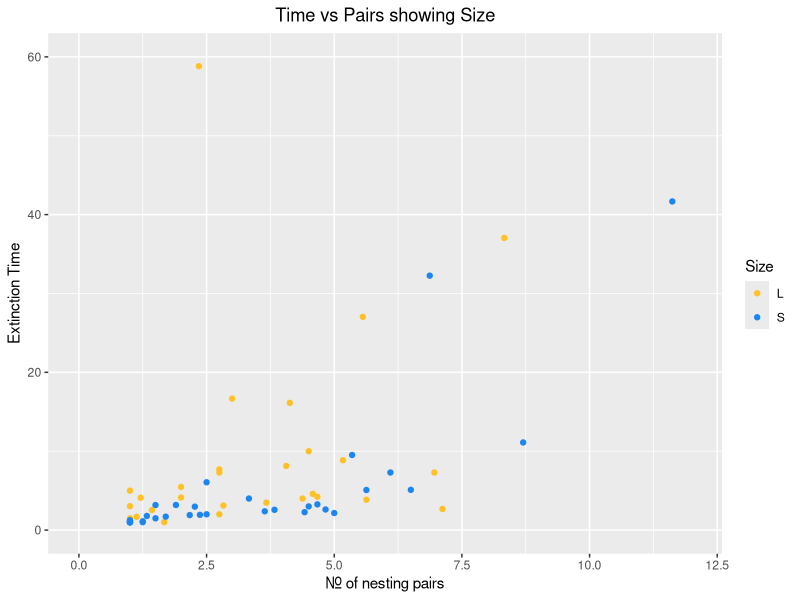
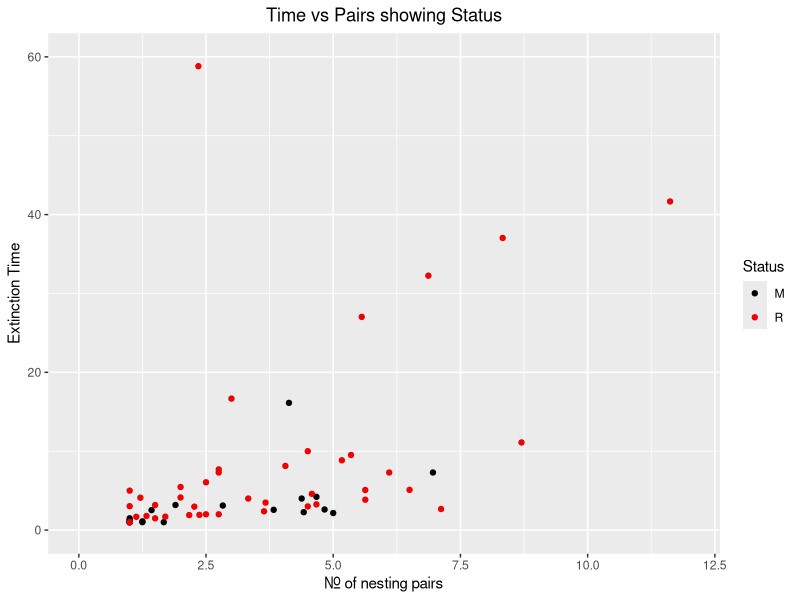
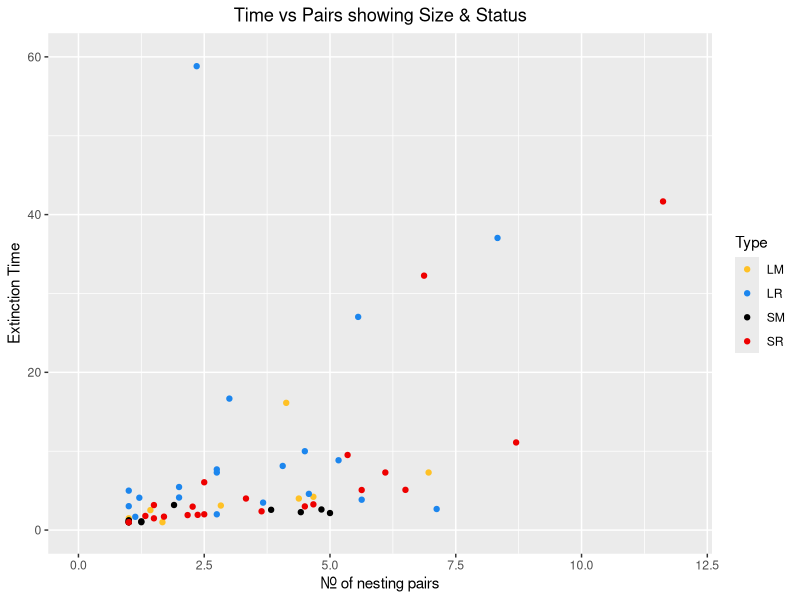
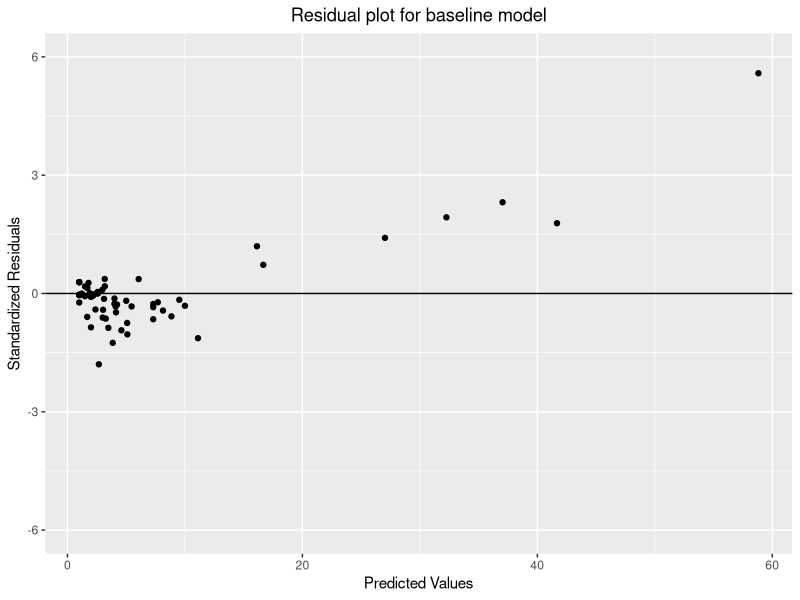
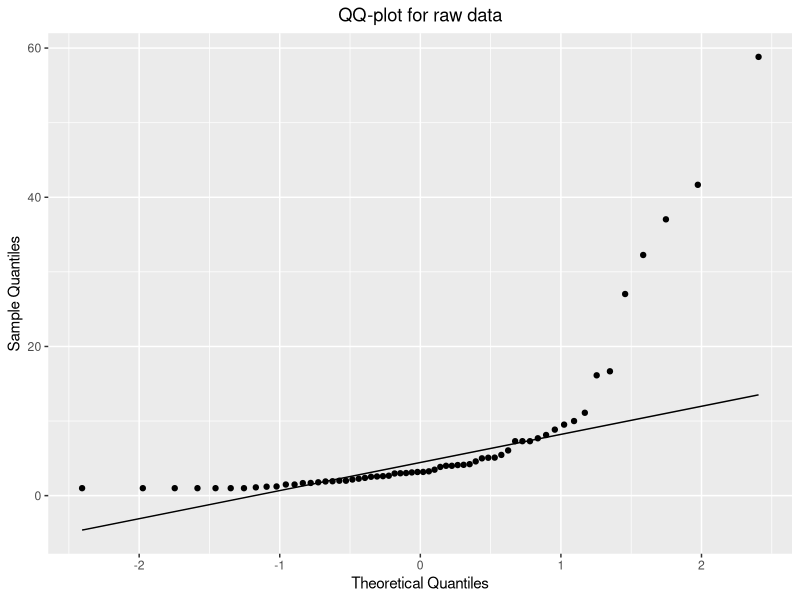
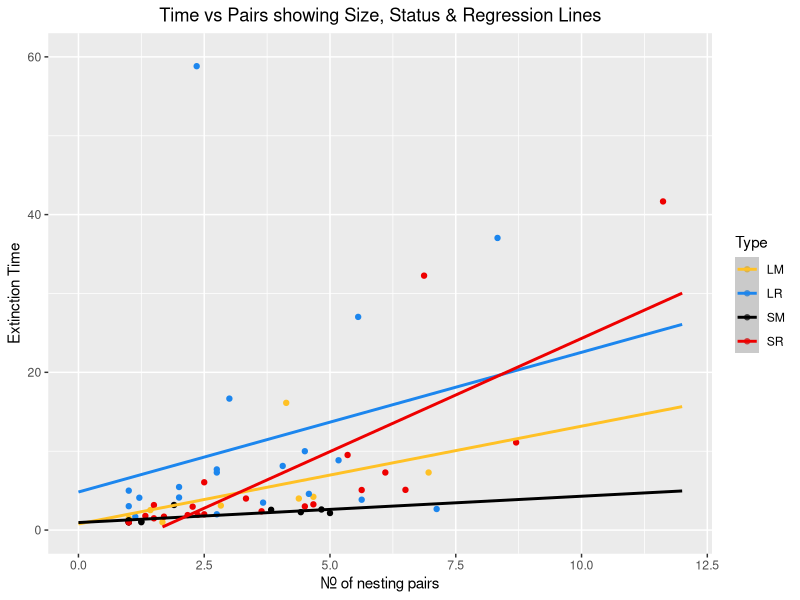
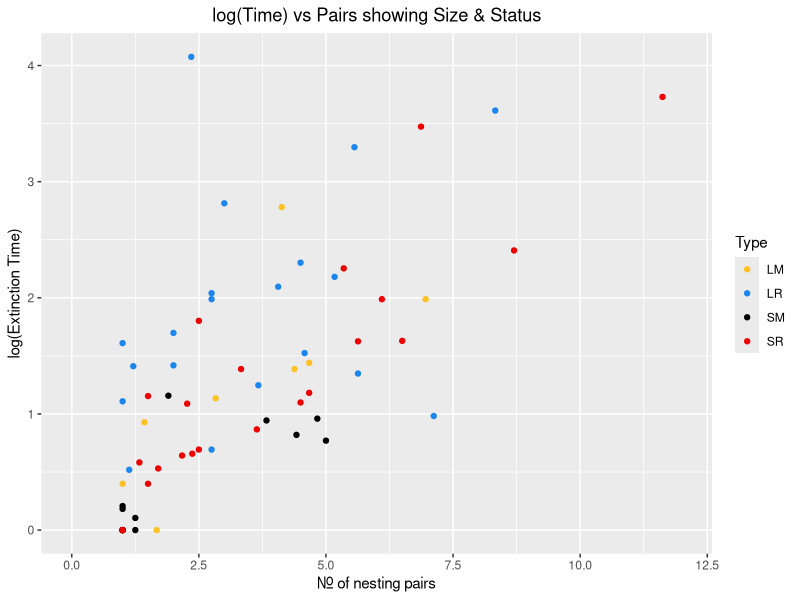
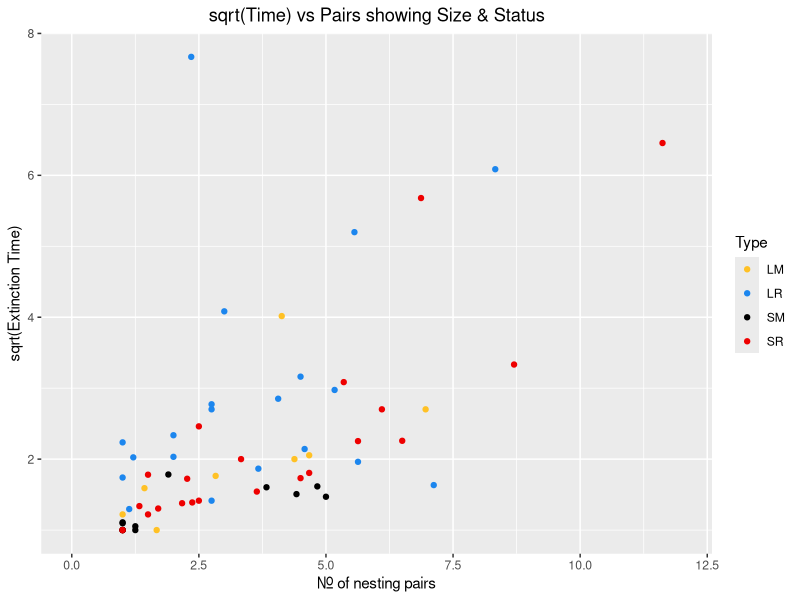

Source code (R) for these figures, in order:
## ---- chunk 1
knitr::opts_chunk$set(warning = FALSE, message = FALSE) 
## ---- chunk 2
library(tidyverse)
## ---- chunk 3
data <- read.csv("Factors Affecting Extinction.csv")
head(data)
## ---- chunk 4

ggplot(data, aes(Pairs, Time,col=Size)) + geom_point() + ggtitle("Time vs Pairs showing Size")+ ylab("Extinction Time")  + xlab("Nr. of nesting pairs") + theme(plot.title = element_text(hjust = 0.5))+ xlim(c(0,12)) + ylim(c(0,60)) + scale_color_manual(values = c("goldenrod1","dodgerblue2"))

ggplot(data, aes(Pairs, Time,col=Status)) + geom_point() + ggtitle("Time vs Pairs showing Status")+ ylab("Extinction Time")  + xlab("Nr. of nesting pairs") + theme(plot.title = element_text(hjust = 0.5))+ xlim(c(0,12)) + ylim(c(0,60)) + scale_color_manual(values= c("black", "red2"))

data.for.plot <- data
data.for.plot$Type <- paste(data.for.plot$Size, data.for.plot$Status, sep="")

ggplot(data.for.plot, aes(Pairs, Time,col = Type)) + geom_point() + ggtitle("Time vs Pairs showing Size & Status")+ ylab("Extinction Time")  + xlab("Nr. of nesting pairs") + theme(plot.title = element_text(hjust = 0.5))+ xlim(c(0,12)) + ylim(c(0,60)) + scale_color_manual(values = c("goldenrod1","dodgerblue2", "black", "red2"))

## ---- chunk 5

lm.base <- lm(formula = Time ~ Pairs + Size + Status + Pairs*Size + Pairs*Status + Size*Status + Pairs*Size*Status, data)
summary(lm.base)

## ---- chunk 6
residual.ylim <- ylim(c(-6,6))
standard_res <- rstandard(lm.base)
final_data <- cbind(data, standard_res)
ggplot(final_data) + geom_point(aes(Time, standard_res)) + geom_abline(slope = 0) + residual.ylim + ggtitle("Residual plot for baseline model") + ylab("Standardized Residuals") + xlab("Predicted Values") + theme(plot.title = element_text(hjust = 0.5))

## ---- chunk 7

ggplot(data, aes(sample = Time)) + stat_qq() + stat_qq_line() + ylab("Sample Quantiles") + xlab("Theoretical Quantiles") + ggtitle("QQ-plot for raw data") + theme(plot.title = element_text(hjust = 0.5))

## ---- chunk 8
ggplot(data.for.plot, aes(Pairs, Time,col = Type)) + geom_point() + ggtitle("Time vs Pairs showing Size, Status & Regression Lines")+ ylab("Extinction Time")  + xlab("Nr. of nesting pairs") + theme(plot.title = element_text(hjust = 0.5))+ xlim(c(0,12)) + ylim(c(0,60)) + scale_color_manual(values = c("goldenrod1","dodgerblue2", "black","red2")) + stat_smooth(method = "lm", fullrange=T, level=0)

## ---- chunk 9
# log transformation
ggplot(data.for.plot, aes(Pairs, log(Time),col = Type)) + geom_point() + ggtitle("log(Time) vs Pairs showing Size & Status")+ ylab("log(Extinction Time)")  + xlab("Nr. of nesting pairs") + theme(plot.title = element_text(hjust = 0.5))+ xlim(c(0,12)) + scale_color_manual(values = c("goldenrod1","dodgerblue2", "black", "red2"))

# sqrt transformation
ggplot(data.for.plot, aes(Pairs, sqrt(Time),col = Type)) + geom_point() + ggtitle("sqrt(Time) vs Pairs showing Size & Status")+ ylab("sqrt(Extinction Time)")  + xlab("Nr. of nesting pairs") + theme(plot.title = element_text(hjust = 0.5))+ xlim(c(0,12)) + scale_color_manual(values = c("goldenrod1","dodgerblue2", "black", "red2"))

# inverse transformation

ggplot(data.for.plot, aes(Pairs, 1/(Time),col = Type)) + geom_point() + ggtitle("1/Time vs Pairs showing Size & Status")+ ylab("1/(Extinction Time)")  + xlab("Nr. of nesting pairs") + theme(plot.title = element_text(hjust = 0.5))+ xlim(c(0,12)) + scale_color_manual(values = c("goldenrod1","dodgerblue2", "black", "red2"))



## ---- chunk 10

lm.log <- lm(formula = log(Time) ~ Pairs + Size + Status + Pairs*Size + Pairs*Status + Size*Status + Pairs*Size*Status, data)
lm.sqrt<- lm(formula = sqrt(Time) ~ Pairs + Size + Status + Pairs*Size + Pairs*Status + Size*Status + Pairs*Size*Status, data)
lm.inv <- lm(formula = 1/(Time) ~ Pairs + Size + Status + Pairs*Size + Pairs*Status + Size*Status + Pairs*Size*Status, data)
summary(lm.log)
summary(lm.sqrt)
summary(lm.inv)

## ---- chunk 11

# log residual
standard_res.log <- rstandard(lm.log)
final_data.log <- cbind(data, standard_res.log)
ggplot(final_data.log) + geom_point(aes(log(Time), standard_res.log)) + geom_abline(slope = 0) + residual.ylim + ggtitle("Residual plot for log transformed model") + ylab("Standardized Residuals") + xlab("Predicted Values") + theme(plot.title = element_text(hjust = 0.5))

# sqrt residual
standard_res.sqrt <- rstandard(lm.sqrt)
final_data.sqrt <- cbind(data, standard_res.sqrt)
ggplot(final_data.sqrt) + geom_point(aes(sqrt(Time), standard_res.sqrt)) + geom_abline(slope = 0) + residual.ylim + ggtitle("Residual plot for baseline sqrt transformed model") + ylab("Standardized Residuals") + xlab("Predicted Values") + theme(plot.title = element_text(hjust = 0.5))

# inverse residual
standard_res.inv <- rstandard(lm.inv)
final_data.inv <- cbind(data, standard_res.inv)

ggplot(final_data.inv) + geom_point(aes(1/Time, standard_res.inv)) + geom_abline(slope = 0) + residual.ylim + ggtitle("Residual plot for inversely transformed model") + ylab("Standardized Residuals") + xlab("Predicted Values") + theme(plot.title = element_text(hjust = 0.5))

## ---- chunk 12
# log qqplot
ggplot(data, aes(sample = log(Time))) + stat_qq() + stat_qq_line() + ylab("Sample Quantiles") + xlab("Theoretical Quantiles") + ggtitle("QQ-plot for log transformed data") + theme(plot.title = element_text(hjust = 0.5)) 

# sqrt qqplot
ggplot(data, aes(sample = sqrt(Time))) + stat_qq() + stat_qq_line() + ylab("Sample Quantiles") + xlab("Theoretical Quantiles") + ggtitle("QQ-plot for sqrt transformed data") + theme(plot.title = element_text(hjust = 0.5)) 

# inverse qqplot
ggplot(data, aes(sample = 1/(Time))) + ylab("Sample Quantiles") + xlab("Theoretical Quantiles") + ggtitle("QQ-plot for inversely transformed data") + theme(plot.title = element_text(hjust = 0.5)) + stat_qq() + stat_qq_line()



## ---- chunk 13

ggplot(data.for.plot, aes(Pairs, 1/(Time),col = Type)) + geom_point() + ggtitle("1/Time vs Pairs showing Size, Status & Regression Lines")+ ylab("1/(Extinction Time)") + xlab("Nr. of nesting pairs") + theme(plot.title = element_text(hjust = 0.5))+ xlim(c(0,12)) + scale_color_manual(values = c("goldenrod1","dodgerblue2", "black","red2")) + stat_smooth(method = "lm", fullrange=T, level=0)
## ---- chunk 14
ckd.inv <- cooks.distance(lm.inv)
mask <- which(ckd.inv > 0.2)
outliers <- data[c(which(ckd.inv > 0.2)),]
data.outlier.plot <- data
data.outlier.plot$name.plot <- "Others"
for (i in 1:3) {
  data.outlier.plot$name.plot[mask[i]] <- outliers$Species[i]  
}
ggplot(lm.inv, aes(seq_along(.cooksd),.cooksd)) + geom_col(aes(fill = data.outlier.plot$name.plot)) + ylab("Cooks distance") + xlab("Index") + guides(fill = guide_legend(title="Birds")) + ggtitle("Birds with significant cooks distance") + theme(plot.title = element_text(hjust = 0.5)) + scale_fill_manual(values = c("firebrick2", "mediumpurple", "black", "goldenrod2"))


## ---- chunk 15

ggplot(data.outlier.plot) + geom_point(aes(Pairs, 1/Time, col = name.plot)) + scale_color_manual(values = c("firebrick2", "mediumpurple", "black", "goldenrod2")) + ggtitle("Scatterplot for inversely transformed data \nwith cooks distance highlighted") + theme(plot.title = element_text(hjust=0.5))

standard_res.inv <- rstandard(lm.inv)
final_data.inv <- cbind(data.outlier.plot, standard_res.inv)

ggplot(final_data.inv) + geom_point(aes(1/Time, standard_res.inv, col = name.plot)) + geom_abline(slope = 0) + residual.ylim + ggtitle("Residual plot for inversely transformed model \nwith cooks distance highlighted") + ylab("Standardized Residuals") + xlab("Predicted Values") + theme(plot.title = element_text(hjust = 0.5)) + scale_color_manual(values = c("firebrick2", "mediumpurple", "black", "goldenrod2"))


## ---- chunk 16

#data.minOutliers <- data[-c(which(ckd.inv > 0.2)),]
data.minOutliers <- data[-mask[3],]
lm.inv.minOutliers <- lm(formula = 1/(Time) ~ Pairs + Size + Status + Pairs*Size + Pairs*Status + Size*Status + Pairs*Size*Status, data.minOutliers)

summary(lm.inv)
summary(lm.inv.minOutliers)

## ---- chunk 17

#data.minOutliers.forPlot <- data.for.plot[-c(which(ckd.inv > 0.2)),]
data.minOutliers.forPlot <- data.for.plot[-mask[3],]

ggplot(data.minOutliers.forPlot, aes(Pairs, 1/(Time), col=Type)) + geom_point() + ggtitle("1/Time vs Pairs showing Size, Status & Regression Lines minus outliers")+ ylab("1/(Extinction Time)") + xlab("Nr. of nesting pairs") + theme(plot.title = element_text(hjust = 0.5))+ xlim(c(0,12)) + ylim(c(0,1)) + stat_smooth(method = "lm", fullrange=T, level=0) + scale_color_manual(values = c("goldenrod1","dodgerblue2", "black","red2")) 

ggplot(data.for.plot, aes(Pairs, 1/(Time), col=Type)) + geom_point() + ggtitle("1/Time vs Pairs showing Size, Status & Regression Lines")+ ylab("1/(Extinction Time)") + xlab("Nr. of nesting pairs") + theme(plot.title = element_text(hjust = 0.5))+ xlim(c(0,12)) + ylim(c(0,1))+ stat_smooth(method = "lm", fullrange=T, level=0) + scale_color_manual(values = c("goldenrod1","dodgerblue2", "black","red2")) 



## ---- chunk 18


# log independent variable transformation
ggplot(data.minOutliers.forPlot, aes(Pairs, log(Time),col = Type)) + geom_point() + ggtitle("Time vs log(Pairs) showing Size & Status")+ ylab("Extinction Time")  + xlab("log(Nr. of nesting pairs)") + theme(plot.title = element_text(hjust = 0.5))+ xlim(c(0,9)) + scale_color_manual(values = c("goldenrod1","dodgerblue2", "black", "red2"))

# sqrt independent variable transformation
ggplot(data.minOutliers.forPlot, aes(Pairs, sqrt(Time),col = Type)) + geom_point() + ggtitle("Time vs sqrt(Pairs) showing Size & Status")+ ylab("Extinction Time")  + xlab("sqrt(Nr. of nesting pairs)") + theme(plot.title = element_text(hjust = 0.5))+ xlim(c(0,9)) + scale_color_manual(values = c("goldenrod1","dodgerblue2", "black", "red2"))

# inverse independent variable transformation

ggplot(data.minOutliers.forPlot, aes(Pairs, 1/(Time),col = Type)) + geom_point() + ggtitle("Time vs 1/Pairs showing Size & Status")+ ylab("Extinction Time")  + xlab("1/(Nr. of nesting pairs)") + theme(plot.title = element_text(hjust = 0.5))+ xlim(c(0,9)) + scale_color_manual(values = c("goldenrod1","dodgerblue2", "black", "red2"))



## ---- chunk 19

lm.ind.log <- lm(formula = Time ~ log(Pairs) + Size + Status + log(Pairs)*Size + log(Pairs)*Status + Size*Status + log(Pairs)*Size*Status, data.minOutliers)
lm.ind.sqrt<- lm(formula = Time ~ sqrt(Pairs) + Size + Status + sqrt(Pairs)*Size + sqrt(Pairs)*Status + Size*Status + sqrt(Pairs)*Size*Status, data.minOutliers)
lm.ind.inv <- lm(formula = Time ~ 1/(Pairs) + Size + Status + (1/(Pairs))*Size + (1/(Pairs))*Status + Size*Status + (1/(Pairs))*Size*Status, data.minOutliers)
summary(lm.ind.log)
summary(lm.ind.sqrt)
summary(lm.ind.inv)


## ---- chunk 20

m1 <- lm(formula = 1/(Time) ~ Pairs, data.minOutliers)
m2 <- lm(formula = 1/(Time) ~ Pairs + Size, data.minOutliers)
m3 <- lm(formula = 1/(Time) ~ Pairs + Size + Status, data.minOutliers)
m4 <- lm(formula = 1/(Time) ~ Pairs + Size + Status + Pairs*Status, data.minOutliers)
m5 <- lm(formula = 1/(Time) ~ Pairs + Size + Status + Pairs*Status + Pairs*Size, data.minOutliers)
m6 <- lm(formula = 1/(Time) ~ Pairs + Size + Status + Pairs*Status + Pairs*Size  + Pairs*Size*Status, data.minOutliers)

summary(m1)$adj.r.squared
summary(m2)$adj.r.squared
summary(m3)$adj.r.squared
summary(m4)$adj.r.squared
summary(m5)$adj.r.squared
summary(m6)$adj.r.squared

anova(m1,m2,m3,m4,m5,m6)
## ---- chunk 21
data.final <- cbind(data.minOutliers.forPlot, predict(m6))

vSR.slope <- summary(m5)$coefficients[2] + (1*summary(m5)$coefficients[6]) + (1*summary(m5)$coefficients[5])
vSR.intercept <- summary(m5)$coefficients[1] + (1*summary(m5)$coefficients[3]) + (1*summary(m5)$coefficients[4])
vLR.slope <- summary(m5)$coefficients[2] + (0*summary(m5)$coefficients[6]) + (1*summary(m5)$coefficients[5])
vLR.intercept <- summary(m5)$coefficients[1] + (0*summary(m5)$coefficients[3]) + (1*summary(m5)$coefficients[4])
vSM.slope <- summary(m5)$coefficients[2] + (1*summary(m5)$coefficients[6]) + (0*summary(m5)$coefficients[5])
vSM.intercept <- summary(m5)$coefficients[1] + (1*summary(m5)$coefficients[3]) + (0*summary(m5)$coefficients[4])
vLM.slope <- summary(m5)$coefficients[2] + (0*(summary(m5)$coefficients[6])) + (0*summary(m5)$coefficients[5])
vLM.intercept <- summary(m5)$coefficients[1] + (0*summary(m5)$coefficients[3]) + (0*summary(m5)$coefficients[4])

ggplot(data.minOutliers.forPlot, aes(Pairs, 1/(Time), col=Type)) + geom_point() + ggtitle("1/Time vs Pairs showing Size, Status & \nRegression Lines for full model")+ ylab("1/(Extinction Time)") + xlab("Nr. of nesting pairs") + theme(plot.title = element_text(hjust = 0.5))+ xlim(c(0,9)) + ylim(c(0,1))+ stat_smooth(method = "lm", fullrange=T, level=0) + scale_color_manual(values = c("goldenrod1","dodgerblue2", "black","red2")) 


my_cols <- c("goldenrod1","dodgerblue2", "black","red2")
ggplot(data.final, aes(Pairs, 1/(Time), col=Type)) + geom_point() + ggtitle("1/Time vs Pairs showing Size, Status & \nRegression Lines for reduced model")+ ylab("1/(Extinction Time)") + xlab("Nr. of nesting pairs") + theme(plot.title = element_text(hjust = 0.5))+ xlim(c(0,9)) + ylim(c(0,1)) + scale_color_manual(values = my_cols) + 
  geom_abline(slope = vSR.slope, intercept = vSR.intercept, col=my_cols[4], linewidth = 1) +
  geom_abline(slope = vLR.slope, intercept = vLR.intercept, col=my_cols[2], linewidth = 1) +
  geom_abline(slope = vSM.slope, intercept = vSM.intercept, col=my_cols[3], linewidth = 1) +
  geom_abline(slope = vLM.slope, intercept = vLM.intercept, col=my_cols[1], linewidth = 1)





